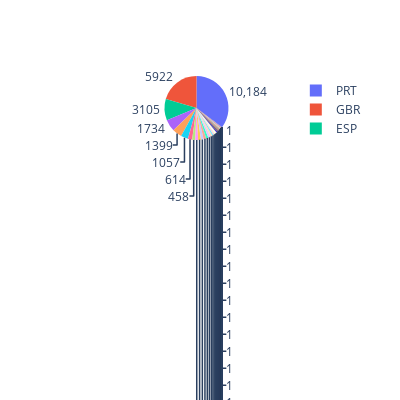

The cell this chart's notebook holds for it:
### Code cell
import plotly.graph_objs as go

trace = go.Pie(labels = labels,
                values = values, 
               hoverinfo="label+percent", 
               textinfo = "value")

fig = go.Figure(data = [trace])
fig.update_layout(width = 400, height = 400)
fig.show()

### Figure 1 — Plotly figure (JSON) as saved in the notebook; plotly's stock layout.template omitted (floating-point values rounded to 4 significant figures)
{"data": [{"hoverinfo": "label+percent", "labels": ["PRT", "GBR", "ESP", "IRL", "FRA", "DEU", "CN", "NLD", 0, "USA", "BEL", "ITA", "BRA", "CHE", "POL", "SWE", "AUT", "ROU", "FIN", "RUS", "CHN", "NOR", "AUS", "DNK", "LUX", "ARG", "LTU", "MAR", "HUN", "IND", "LVA", "EST", "UKR", "CZE", "AGO", "ISR", "TUR", "NZL", "CHL", "ZAF", "COL", "TWN", "OMN", "SVN", "MYS", "HRV", "PRI", "JPN", "SVK", "GRC", "NGA", "SRB", "GIB", "PHL", "DZA", "ISL", "KOR", "MEX", "THA", "CYP", "BGR", "JAM", "IRN", "CPV", "URY", "GEO", "SGP", "KAZ", "CUB", "SUR", "BLR", "ARE", "DOM", "IDN", "LBN", "MOZ", "CAF", "ZWE", "ALB", "MWI", "MLT", "PAK", "ECU", "CIV", "CMR", "ARM", "CRI", "VEN", "AZE", "KWT", "JOR", "MDV", "VNM", "AND", "SMR", "CYM", "ZMB", "BWA", "COM", "LKA", "BIH", "MKD", "UGA", "SYR", "MUS", "PER", "EGY", "BDI", "SAU", "QAT", "PLW", "NPL", "UZB", "MDG", "BHS", "TGO", "MAC", "HKG", "DJI"], "textinfo": "value", "type": "pie", "values": [10184, 5922, 3105, 1734, 1399, 1057, 614, 458, 419, 407, 389, 379, 329, 323, 294, 231, 176, 145, 135, 128, 125, 100, 72, 60, 54, 48, 45, 39, 38, 33, 29, 29, 23, 23, 17, 16, 16, 14, 14, 13, 12, 12, 11, 10, 10, 9, 9, 9, 9, 8, 8, 7, 7, 7, 7, 6, 6, 6, 6, 6, 5, 5, 5, 5, 5, 4, 4, 4, 4, 4, 4, 3, 3, 3, 3, 3, 3, 2, 2, 2, 2, 2, 2, 2, 2, 2, 2, 2, 2, 2, 2, 2, 2, 2, 1, 1, 1, 1, 1, 1, 1, 1, 1, 1, 1, 1, 1, 1, 1, 1, 1, 1, 1, 1, 1, 1, 1, 1, 1]}], "layout": {"height": 400, "width": 400}}
